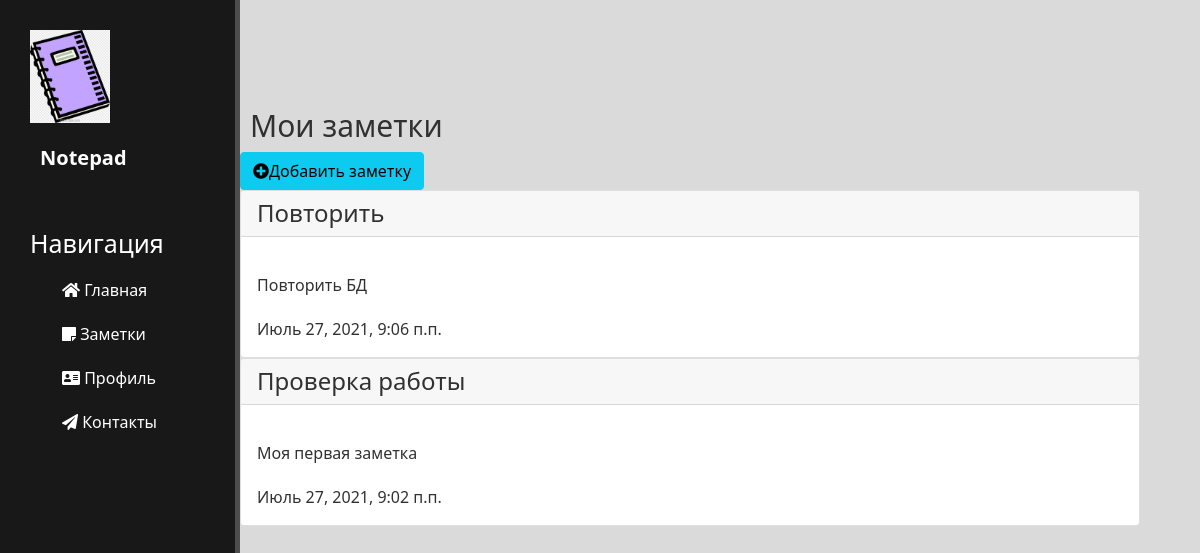
Page /notes/ on the earlier database version.
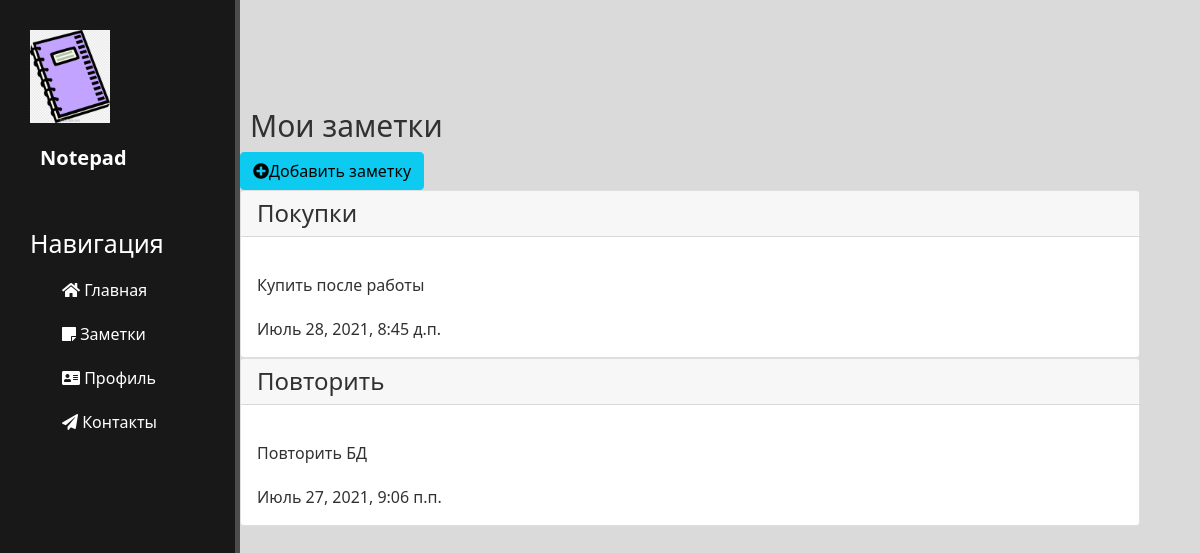
Same page on the later database version.
### notes/models.py (models this page shows, shortened)
class Notes(models.Model):
    title = models.CharField('Заголовок', max_length=100)
    preview = models.CharField('Превью', max_length=250)
    full_text = models.TextField('Текст')
    date = models.DateTimeField('Дата создания')
    class Meta:
        verbose_name = 'Заметка'
        verbose_name_plural = 'Заметки'

### notes/views.py (the view)
# urls.py: path('notes/', include('notes.urls')),
def notes(request):
    notes = Notes.objects.order_by('-date')
    return render(request, 'notes/notes.html', {'notes': notes})

### notes/templates/notes/notes.html (shortened to what this page needs)
{% extends 'main/_layout.html' %}
{% block content %}
  <h1>Мои заметки</h1>
  <a href="{% url 'add_note' %}"><button class="btn btn-info"><i class="fa fa-plus-circle"></i>Добавить заметку</button></a>
  {% if notes %}
  {% for el in notes %}
    <div class="card">
      <h4 class="card-header">{{el.title}}</h4>
      <div class="card-body">
        <p class="card-text">{{el.preview|linebreaksbr}}</p>
        <p class="card-text">{{el.date}}</p>
      </div>
    </div>
  {% endfor %}
  {% else %}
    <h2>Заметок пока нет</h2>
  {% endif %}
{% endblock %}

Differences in the rows shown:
removed Notes: title "Проверка работы", preview "Моя первая заметка", date "Июль 27, 2021, 9:02 п.п."
added Notes: title "Покупки", preview "Купить после работы", date "Июль 28, 2021, 8:45 д.п."
